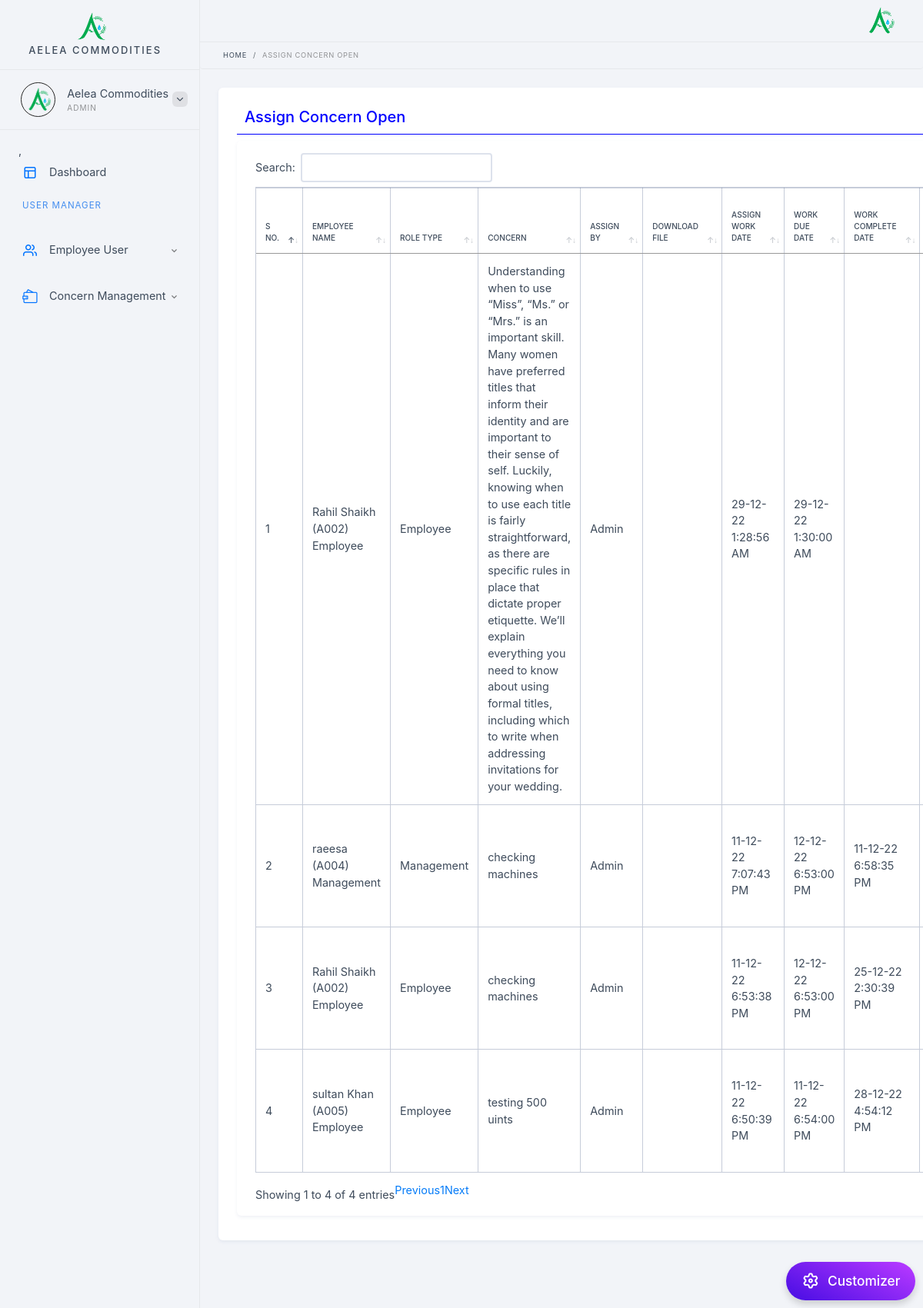
/assign_task_open_list.php (signed in), run on the app's committed database.
### tables this page shows
CREATE TABLE `assign_task` (
  `task_id` int(11) NOT NULL,
  `emp_id` int(11) DEFAULT NULL,
  `task` text DEFAULT NULL,
  `assignby` varchar(255) DEFAULT NULL,
  `task_doc` varchar(255) DEFAULT NULL,
  `work_assign_date` datetime DEFAULT NULL,
  `work_due_date` datetime DEFAULT NULL,
  `work_com_date` datetime DEFAULT NULL,
  `status` varchar(255) DEFAULT NULL,
  `remark` text DEFAULT NULL,
  `Achievements` text DEFAULT NULL,
  `Benefits` text DEFAULT NULL,
  `attachments` varchar(255) DEFAULT NULL
);

CREATE TABLE `emp_login` (
  `id` int(11) NOT NULL,
  `emp_code` varchar(255) NOT NULL,
  `emp_name` varchar(255) NOT NULL,
  `user_id` varchar(255) NOT NULL,
  `pswd` varchar(255) NOT NULL,
  `status` int(11) NOT NULL,
  `created` datetime NOT NULL,
  `user_role` varchar(255) NOT NULL,
  `emp_pro` varchar(255) NOT NULL,
  `email_id` varchar(255) NOT NULL,
  `emp_mob` varchar(255) NOT NULL
);

### includes/App_Code.php (called while the page is built, shortened)
<?php
class App_Code {
       function getName($ID) {
       $con = mysqli_connect("localhost", "root", "", "task_management") or die(mysqli_connect_error());
        $UserRGID = $ID;
        $client = "select * from emp_login where id='$UserRGID'";
        $getNameQuery = mysqli_query($con, $client) or die(mysqli_error());
        while ($row = mysqli_fetch_assoc($getNameQuery)) {
            $emp_name = $row['emp_name'];
            $emp_code = $row['emp_code'];
            $emp_role = ucfirst( $row['user_role']);
            return $emp_name. ' (' . $emp_code .')'.' '. $emp_role;
        }
    }
    function get_User_role($ID) {
       $con = mysqli_connect("localhost", "root", "", "task_management") or die(mysqli_connect_error());
        $UserRGID = $ID;
        $client = "select * from emp_login where id='$UserRGID'";
        $getNameQuery = mysqli_query($con, $client) or die(mysqli_error());
        while ($row = mysqli_fetch_assoc($getNameQuery)) {
            $user_role = ucfirst($row['user_role']);
            return $user_role;
        }
    }
}
?>

### assign_task_open_list.php (the view, shortened to what this page needs)
<?php
include './includes/admin_header.php';
include './includes/data_base_save_update.php';
include './includes/App_Code.php';
$app_code_obj=new App_Code();
?>
<ul class="breadcrumb">
    <li class="breadcrumb-item"><a href="Dashboard.php">Home</a></li>
    <li class="breadcrumb-item"><span>Assign Concern Open</span></li>
</ul>
<div class="content-i">
    <div class="content-box">
        <div class="element-wrapper">
            <div class="element-box">
                            <div class="row">
                                 <div class="col-md-12">
                                    <h5 style="color: blue;border-bottom: 1px solid blue;padding: 10px;">Assign Concern Open</h5>
                                </div>
                            </div>
                                <div class="element-box">
   <table id="example" style="width: 100%;" class="display table table-bordered table-responsive" style="width:100%">
        <thead>
                    <tr>
                        <th>S No.</th>
                        <th>Employee Name</th>
                        <th>Role Type</th>
                        <th>Concern</th>
                         <th>Assign By</th>
                          <th>Download File</th>
                           <th>Assign Work Date</th>
                           <th>Work Due Date</th>
                            <th>Work Complete Date</th>
                            <th>Work Status</th>
                    </tr>
        </thead>
        <tbody>
                                 <?php
                 $qry = mysqli_query($connection, "SELECT * FROM assign_task where status='Open' order by work_assign_date desc") or die("select query fail" . mysqli_error());
$count = 0;
while ($row = mysqli_fetch_assoc($qry)) {
    $count = $count + 1;
    $emp_id = $row['emp_id'];
    $task = $row['task'];
    $assignby = $row['assignby'];
    $work_assign_date = strtotime($row['work_assign_date']);
    $work_assign_date = date( 'd-m-y g:i:s A', $work_assign_date );
    $work_due_date = strtotime($row['work_due_date']);
    $work_due_date = date( 'd-m-y g:i:s A', $work_due_date );
    $work_com_date = strtotime($row['work_com_date']);
    if ($work_com_date){
        $work_com_date = date( 'd-m-y g:i:s A', $work_com_date);
    }
           $status  = $row['status'];
    ?>
                    <tr>
  <td><?php echo $count;?></td>
  <td> <?php echo $app_code_obj->getName($emp_id);?></td>
  <td> <?php echo $app_code_obj->get_User_role($emp_id);?></td>
  <td><?php echo $task;?></td>
  <td><?php echo $assignby;?></td>
  <td>
  </td>
    <td><?php echo $work_assign_date;?></td>
    <td><?php echo $work_due_date;?></td>
  <td><?php echo $work_com_date;?></td>
  <td><a href="#" class="btn btn-success"> <?php echo $status;?></a></td>
                    </tr>
<?php }?>
        </tbody>  </table>
   </div>
                            </div>
            </div>
        </div>
    </div>
</div>
<?php include './includes/Plugin.php'; ?>
        <?php include './includes/admin_footer.php'; ?>

### data on the page
assign_task: emp.user_role "Rahil Shaikh (A002) Employee", emp.user_role "Employee", task "Understanding when to use “Miss”, “Ms.” or “Mrs.” is an important skill. Many women have preferred titles that inform their identity and are important to their sense of self. Luckily, knowing when to use each title is fairly straightforward, as there are specific rules in place that dictate proper etiquette. We’ll explain everything you need to know about using formal titles, including which to write when addressing invitations for your wedding.", assignby "Admin", work_assign_date "29-12-22 1:28:56 AM", work_due_date "29-12-22 1:30:00 AM"
assign_task: emp.user_role "raeesa (A004) Management", emp.user_role "Management", task "checking machines", assignby "Admin", work_assign_date "11-12-22 7:07:43 PM", work_due_date "12-12-22 6:53:00 PM", work_com_date "11-12-22 6:58:35 PM"
assign_task: emp.user_role "Rahil Shaikh (A002) Employee", emp.user_role "Employee", task "checking machines", assignby "Admin", work_assign_date "11-12-22 6:53:38 PM", work_due_date "12-12-22 6:53:00 PM", work_com_date "25-12-22 2:30:39 PM"
assign_task: emp.user_role "sultan Khan (A005) Employee", emp.user_role "Employee", task "testing 500 uints", assignby "Admin", work_assign_date "11-12-22 6:50:39 PM", work_due_date "11-12-22 6:54:00 PM", work_com_date "28-12-22 4:54:12 PM"

### other printed values
$_SESSION['emp_name'] "Aelea Commodities"
$_SESSION['User_type'] "ADMIN"
